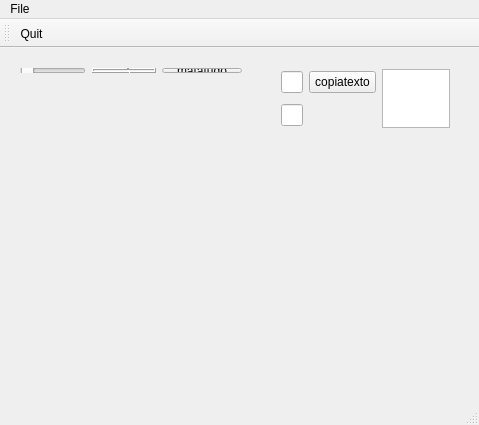
<?xml version="1.0" encoding="UTF-8"?>
<ui version="4.0">
 <class>MainWindow</class>
 <widget class="QMainWindow" name="MainWindow">
  <property name="geometry">
   <rect>
    <x>0</x>
    <y>0</y>
    <width>479</width>
    <height>425</height>
   </rect>
  </property>
  <property name="windowTitle">
   <string>MainWindow</string>
  </property>
  <widget class="QWidget" name="centralWidget">
   <widget class="QWidget" name="layoutWidget">
    <property name="geometry">
     <rect>
      <x>9</x>
      <y>9</y>
      <width>244</width>
      <height>27</height>
     </rect>
    </property>
    <layout class="QHBoxLayout" name="horizontalLayout_2">
     <item>
      <layout class="QHBoxLayout" name="horizontalLayout">
       <item>
        <widget class="QSlider" name="horizontalSlider">
         <property name="orientation">
          <enum>Qt::Horizontal</enum>
         </property>
        </widget>
       </item>
       <item>
        <widget class="QLCDNumber" name="lcdNumber"/>
       </item>
      </layout>
     </item>
     <item>
      <widget class="QPushButton" name="pushButtonQuit">
       <property name="text">
        <string>matatudo</string>
       </property>
      </widget>
     </item>
    </layout>
   </widget>
   <widget class="QWidget" name="layoutWidget">
    <property name="geometry">
     <rect>
      <x>270</x>
      <y>10</y>
      <width>191</width>
      <height>81</height>
     </rect>
    </property>
    <layout class="QGridLayout" name="gridLayout">
     <item row="0" column="0">
      <widget class="QLineEdit" name="lineEdit"/>
     </item>
     <item row="0" column="1">
      <widget class="QPushButton" name="pushButtonTexto">
       <property name="text">
        <string>copiatexto</string>
       </property>
      </widget>
     </item>
     <item row="0" column="2" rowspan="2">
      <widget class="QTextEdit" name="textEdit"/>
     </item>
     <item row="1" column="0">
      <widget class="QLineEdit" name="lineEditCopia"/>
     </item>
    </layout>
   </widget>
   <widget class="Senoide" name="widget" native="true">
    <property name="geometry">
     <rect>
      <x>90</x>
      <y>130</y>
      <width>271</width>
      <height>161</height>
     </rect>
    </property>
   </widget>
  </widget>
  <widget class="QMenuBar" name="menuBar">
   <property name="geometry">
    <rect>
     <x>0</x>
     <y>0</y>
     <width>479</width>
     <height>20</height>
    </rect>
   </property>
   <widget class="QMenu" name="menuFile">
    <property name="title">
     <string>File</string>
    </property>
    <addaction name="actionQuit"/>
   </widget>
   <addaction name="menuFile"/>
  </widget>
  <widget class="QToolBar" name="mainToolBar">
   <attribute name="toolBarArea">
    <enum>TopToolBarArea</enum>
   </attribute>
   <attribute name="toolBarBreak">
    <bool>false</bool>
   </attribute>
   <addaction name="actionQuit"/>
  </widget>
  <widget class="QStatusBar" name="statusBar"/>
  <action name="actionQuit">
   <property name="icon">
    <iconset resource="resources.qrc">
     <normaloff>:/resources/caveira.svg</normaloff>:/resources/caveira.svg</iconset>
   </property>
   <property name="text">
    <string>Quit</string>
   </property>
   <property name="toolTip">
    <string>Morre, danado!</string>
   </property>
  </action>
 </widget>
 <layoutdefault spacing="6" margin="11"/>
 <customwidgets>
  <customwidget>
   <class>Senoide</class>
   <extends>QWidget</extends>
   <header>senoide.h</header>
   <container>1</container>
  </customwidget>
 </customwidgets>
 <resources>
  <include location="resources.qrc"/>
 </resources>
 <connections>
  <connection>
   <sender>pushButtonQuit</sender>
   <signal>clicked()</signal>
   <receiver>MainWindow</receiver>
   <slot>mataTudo()</slot>
   <hints>
    <hint type="sourcelabel">
     <x>266</x>
     <y>53</y>
    </hint>
    <hint type="destinationlabel">
     <x>193</x>
     <y>58</y>
    </hint>
   </hints>
  </connection>
  <connection>
   <sender>horizontalSlider</sender>
   <signal>valueChanged(int)</signal>
   <receiver>lcdNumber</receiver>
   <slot>display(int)</slot>
   <hints>
    <hint type="sourcelabel">
     <x>104</x>
     <y>145</y>
    </hint>
    <hint type="destinationlabel">
     <x>144</x>
     <y>146</y>
    </hint>
   </hints>
  </connection>
  <connection>
   <sender>pushButtonTexto</sender>
   <signal>clicked()</signal>
   <receiver>MainWindow</receiver>
   <slot>copiaTexto()</slot>
   <hints>
    <hint type="sourcelabel">
     <x>151</x>
     <y>252</y>
    </hint>
    <hint type="destinationlabel">
     <x>70</x>
     <y>235</y>
    </hint>
   </hints>
  </connection>
  <connection>
   <sender>lineEdit</sender>
   <signal>textChanged(QString)</signal>
   <receiver>lineEditCopia</receiver>
   <slot>setText(QString)</slot>
   <hints>
    <hint type="sourcelabel">
     <x>88</x>
     <y>206</y>
    </hint>
    <hint type="destinationlabel">
     <x>100</x>
     <y>303</y>
    </hint>
   </hints>
  </connection>
  <connection>
   <sender>actionQuit</sender>
   <signal>triggered()</signal>
   <receiver>MainWindow</receiver>
   <slot>mataTudo()</slot>
   <hints>
    <hint type="sourcelabel">
     <x>-1</x>
     <y>-1</y>
    </hint>
    <hint type="destinationlabel">
     <x>193</x>
     <y>179</y>
    </hint>
   </hints>
  </connection>
 </connections>
 <slots>
  <slot>mataTudo()</slot>
  <slot>copiaTexto()</slot>
 </slots>
</ui>
